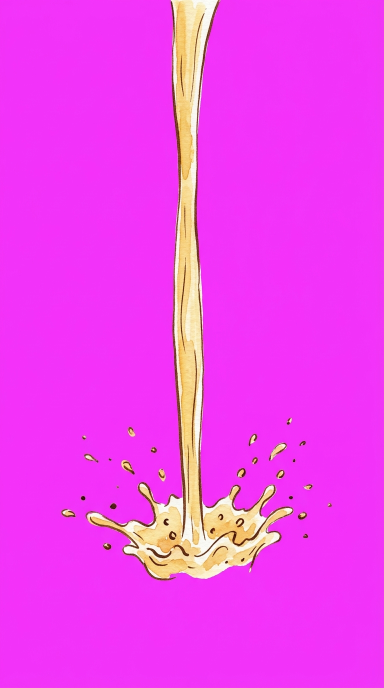
#> input picture art/raw/hands/fx-pour.png, 768 x 1376 px, found by its file name (shown at 1/2 size); its folder holds only this picture in this run
$ python cut_magenta.py
#> lines starting #> are read from the running program, lines starting #| are printed output that depends on the picture; after the words box and inside, x2 and y2 are one past the last pixel; in counts of white or black regions, pixels touching at a corner belong together

import os, sys
from PIL import Image, ImageFilter
import numpy as np

import sys
SRC = sys.argv[1] if len(sys.argv) > 1 else r"F:\AntiGravity\Games\quan-bun\art\raw\hands"
DST = r"F:\AntiGravity\Games\quan-bun\art\cut"
os.makedirs(DST, exist_ok=True)

def cut(name, outline=6):
#> called with name = 'fx-pour', outline = 0
    im = Image.open(os.path.join(SRC, name + ".png")).convert("RGB")
#> im is the input picture: PIL image 768x1376 RGB; mean R, G, B 240.8, 63, 238.9
    a = np.asarray(im).astype(np.int16)
    r, g, b = a[..., 0], a[..., 1], a[..., 2]
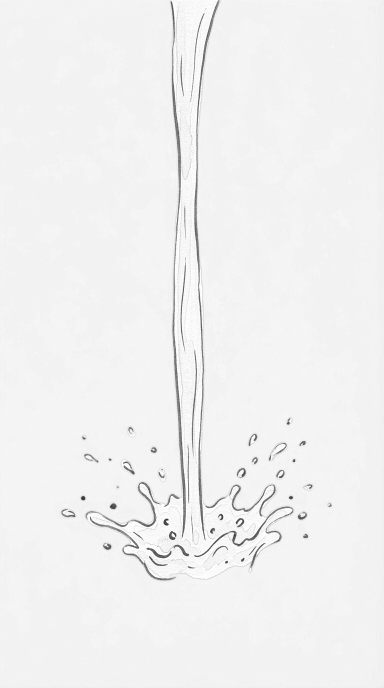
#> r: shape (1376, 768) int16 (shown at 1/2 size); min 45, max 255, mean 240.8
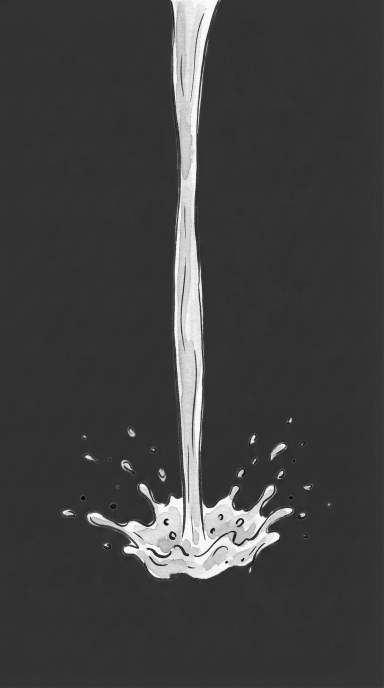
#> g: shape (1376, 768) int16 (shown at 1/2 size); min 0, max 255, mean 63
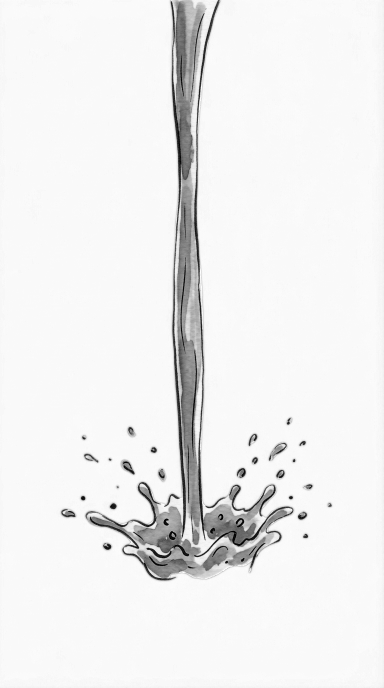
#> b: shape (1376, 768) int16 (shown at 1/2 size); min 0, max 255, mean 238.9
    # magenta: R cao, G thap, B cao
    mag = (r > 110) & (b > 110) & (g < 110) & (abs(r - b) < 90)
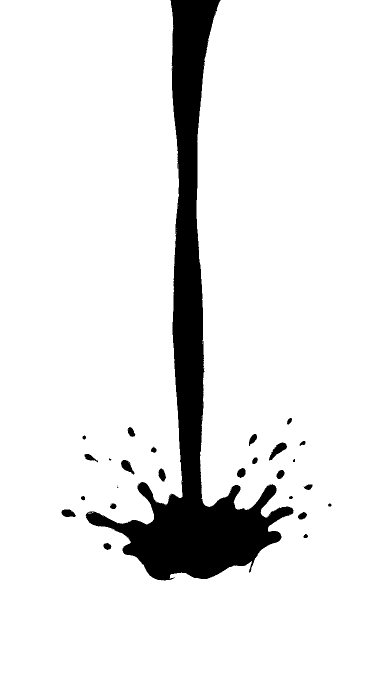
#> mag: shape (1376, 768) bool (shown at 1/2 size); 90.8% white; 27 black regions (3 under 20 px), largest, box (x1, y1, x2, y2) and area: (171, 0, 588, 1161) 93695, (538, 885, 574, 921) 536, (242, 920, 269, 949) 398
    alpha = np.where(mag, 0, 255).astype(np.uint8)
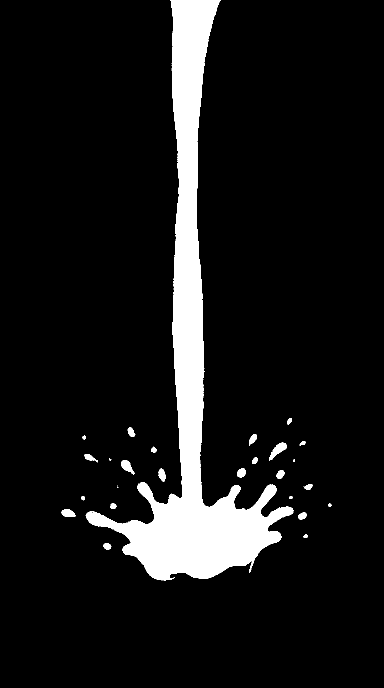
#> alpha: shape (1376, 768) (shown at 1/2 size); 9.2% white; 27 white regions (3 under 20 px), largest, box (x1, y1, x2, y2) and area: (171, 0, 588, 1161) 93695, (538, 885, 574, 921) 536, (242, 920, 269, 949) 398
    m = Image.fromarray(alpha, "L")
    # bo dom nho + lam min mep
    m = m.filter(ImageFilter.MinFilter(3)).filter(ImageFilter.MaxFilter(3))
#> m: PIL image 768x1376 L; 9.2% white; 26 white regions (2 under 20 px), largest, box (x1, y1, x2, y2) and area: (172, 0, 586, 1161) 93400, (538, 885, 574, 920) 530, (242, 920, 269, 948) 391
    m = m.filter(ImageFilter.GaussianBlur(1.0)).point(lambda v: 0 if v < 128 else 255)
#> m: PIL image 768x1376 L; 9.2% white; 26 white regions (3 under 20 px), largest, box (x1, y1, x2, y2) and area: (172, 0, 586, 1161) 93436, (538, 885, 574, 920) 529, (242, 920, 269, 948) 390
    out = im.convert("RGBA"); out.putalpha(m)
    # xoa vien magenta con sot: keo mau tu trong ra
    arr = np.asarray(out).astype(np.int16)
    am = np.asarray(m) > 0
    edge = am & (np.asarray(m.filter(ImageFilter.MinFilter(5))) == 0)
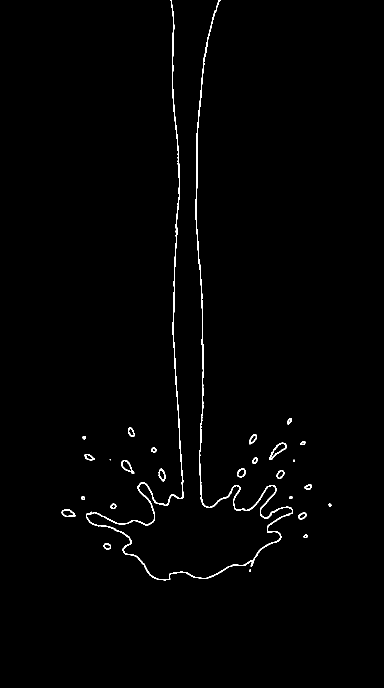
#> edge: shape (1376, 768) bool (shown at 1/2 size); 0.97% white in thin lines or dots, all inside (x1, y1, x2, y2) = (123, 0, 663, 1161)
    arr[..., 0] = np.where(edge, np.clip(arr[..., 0] - 40, 0, 255), arr[..., 0])
#> arr: shape (1376, 768, 4) int16; mean R, G, B, A 240.4, 63, 238.9, 23.4
    arr[..., 2] = np.where(edge, np.clip(arr[..., 2] - 40, 0, 255), arr[..., 2])
#> arr: shape (1376, 768, 4) int16; mean R, G, B, A 240.4, 63, 238.6, 23.4
    out = Image.fromarray(arr.astype(np.uint8), "RGBA")
    # vien trang sticker
    if outline:
        exp = m.filter(ImageFilter.MaxFilter(outline * 2 + 1))
        base = Image.new("RGBA", out.size, (255, 255, 255, 0))
        base.paste(Image.new("RGBA", out.size, (255, 253, 248, 255)), (0, 0), exp)
        base.alpha_composite(out); out = base
    bb = out.split()[3].getbbox()
#> bb = (123, 0, 663, 1161)
    if bb: out = out.crop(bb)
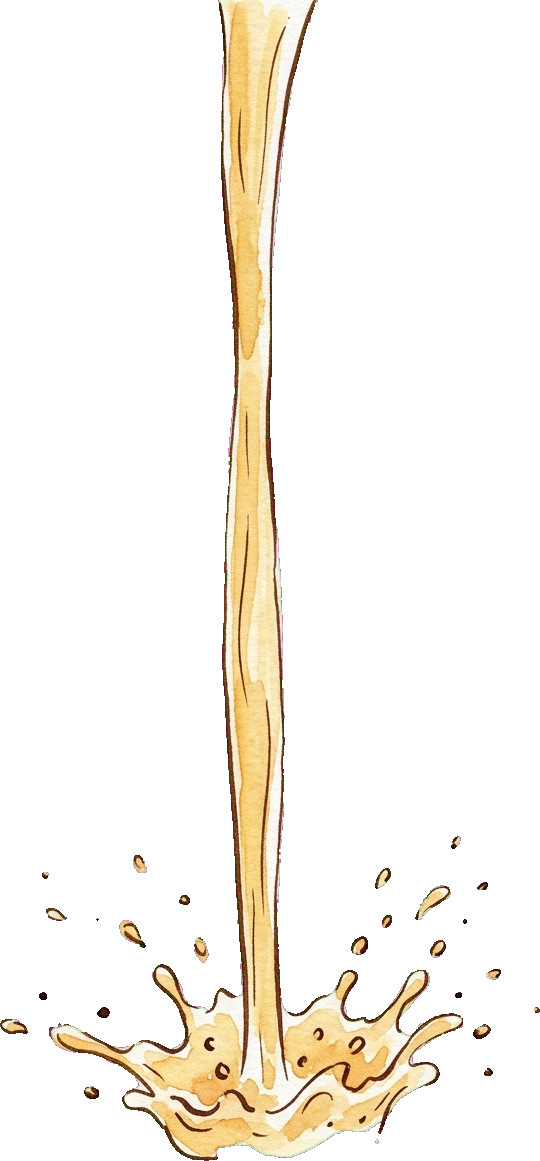
#> out: PIL image 540x1161 RGBA; mean R, G, B, A 238.9, 71.8, 231.4, 39.5; transparent parts drawn white
    p = os.path.join(DST, name + ".png"); out.save(p)
    return p, out.size

done = []
for f in sorted(os.listdir(SRC)):
    if f.endswith(".png"):
        n = f[:-4]
        done.append(cut(n, outline=0 if n.startswith("fx-") else 5))
print(done)
#| [('F:\\AntiGravity\\Games\\quan-bun\\art\\cut/fx-pour.png', (540, 1161))]
